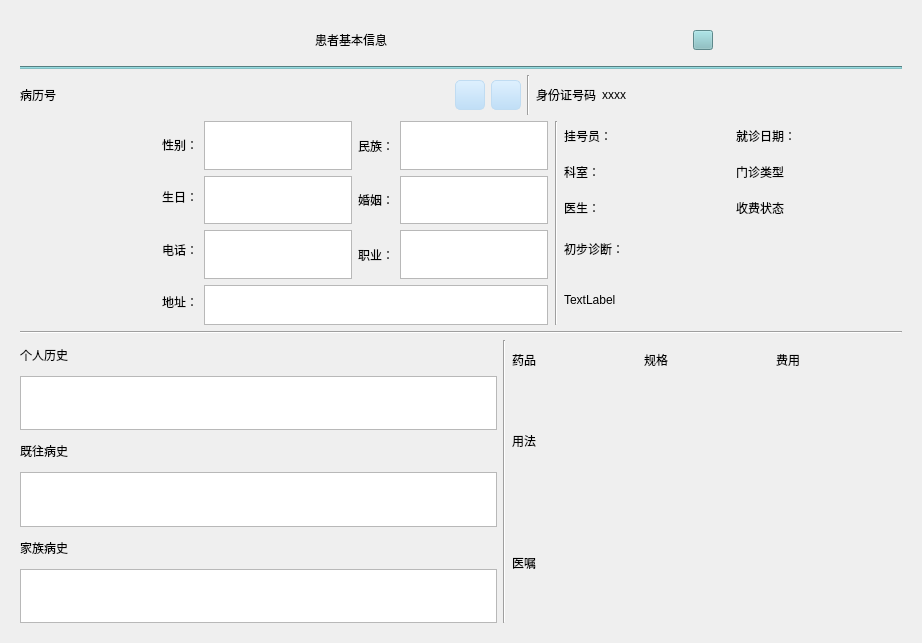
<?xml version="1.0" encoding="UTF-8"?>
<ui version="4.0">
 <class>informatiton_patient</class>
 <widget class="QWidget" name="informatiton_patient">
  <property name="geometry">
   <rect>
    <x>0</x>
    <y>0</y>
    <width>922</width>
    <height>643</height>
   </rect>
  </property>
  <property name="minimumSize">
   <size>
    <width>0</width>
    <height>0</height>
   </size>
  </property>
  <property name="windowTitle">
   <string>Form</string>
  </property>
  <property name="styleSheet">
   <string notr="true"/>
  </property>
  <layout class="QGridLayout" name="gridLayout_3">
   <item row="0" column="0">
    <widget class="QWidget" name="widget" native="true">
     <property name="minimumSize">
      <size>
       <width>0</width>
       <height>0</height>
      </size>
     </property>
     <property name="styleSheet">
      <string notr="true">QWidget#widget{border-image: url(:/image/Login_BG.png);border-radius:15px;}
</string>
     </property>
     <layout class="QGridLayout" name="gridLayout">
      <item row="0" column="0">
       <layout class="QVBoxLayout" name="verticalLayout_10">
        <item>
         <layout class="QHBoxLayout" name="horizontalLayout_6">
          <item>
           <widget class="QLabel" name="logo">
            <property name="minimumSize">
             <size>
              <width>100</width>
              <height>40</height>
             </size>
            </property>
            <property name="maximumSize">
             <size>
              <width>150</width>
              <height>40</height>
             </size>
            </property>
            <property name="autoFillBackground">
             <bool>false</bool>
            </property>
            <property name="styleSheet">
             <string notr="true">
background-image: url(:/image/life_ring2.png);</string>
            </property>
            <property name="text">
             <string/>
            </property>
            <property name="pixmap">
             <pixmap resource="../../../LoginSystem/rec.qrc">:/image/life_ring2.png</pixmap>
            </property>
            <property name="scaledContents">
             <bool>true</bool>
            </property>
           </widget>
          </item>
          <item>
           <spacer name="horizontalSpacer_3">
            <property name="orientation">
             <enum>Qt::Horizontal</enum>
            </property>
            <property name="sizeHint" stdset="0">
             <size>
              <width>180</width>
              <height>20</height>
             </size>
            </property>
           </spacer>
          </item>
          <item>
           <widget class="QLabel" name="name">
            <property name="styleSheet">
             <string notr="true">font: 16pt &quot;百度综艺简体&quot;;</string>
            </property>
            <property name="text">
             <string>患者基本信息</string>
            </property>
           </widget>
          </item>
          <item>
           <spacer name="horizontalSpacer_4">
            <property name="orientation">
             <enum>Qt::Horizontal</enum>
            </property>
            <property name="sizeHint" stdset="0">
             <size>
              <width>300</width>
              <height>20</height>
             </size>
            </property>
           </spacer>
          </item>
          <item>
           <widget class="QPushButton" name="Del_Btn_close">
            <property name="sizePolicy">
             <sizepolicy hsizetype="Fixed" vsizetype="Fixed">
              <horstretch>0</horstretch>
              <verstretch>0</verstretch>
             </sizepolicy>
            </property>
            <property name="minimumSize">
             <size>
              <width>20</width>
              <height>20</height>
             </size>
            </property>
            <property name="maximumSize">
             <size>
              <width>20</width>
              <height>20</height>
             </size>
            </property>
            <property name="autoFillBackground">
             <bool>false</bool>
            </property>
            <property name="styleSheet">
             <string notr="true">
background-color:rgb(131,191,195);</string>
            </property>
            <property name="text">
             <string/>
            </property>
            <property name="icon">
             <iconset resource="../../../LoginSystem/rec.qrc">
              <normaloff>:/image/btn_Max_hover.png</normaloff>:/image/btn_Max_hover.png</iconset>
            </property>
           </widget>
          </item>
          <item>
           <spacer name="horizontalSpacer_5">
            <property name="orientation">
             <enum>Qt::Horizontal</enum>
            </property>
            <property name="sizeHint" stdset="0">
             <size>
              <width>10</width>
              <height>20</height>
             </size>
            </property>
           </spacer>
          </item>
         </layout>
        </item>
        <item>
         <widget class="Line" name="line_5">
          <property name="styleSheet">
           <string notr="true">background-color:rgb(131,191,195);</string>
          </property>
          <property name="orientation">
           <enum>Qt::Horizontal</enum>
          </property>
         </widget>
        </item>
        <item>
         <layout class="QGridLayout" name="gridLayout_2">
          <item row="0" column="5">
           <widget class="QPushButton" name="modify">
            <property name="minimumSize">
             <size>
              <width>30</width>
              <height>27</height>
             </size>
            </property>
            <property name="maximumSize">
             <size>
              <width>30</width>
              <height>30</height>
             </size>
            </property>
            <property name="styleSheet">
             <string notr="true">
QPushButton,.QToolButton{
border-style:none;
border:1px solid #C0DCF2;
color: rgb(30, 144, 225);
padding:5px;
min-height:15px;
border-radius:5px;
background:qlineargradient(spread:pad,x1:0,y1:0,x2:0,y2:1,stop:0 #DEF0FE,stop:1 #C0DEF6);
font: 10pt &quot;迷你简行楷碑&quot;;
}

QPushButton:hover,.QToolButton:hover{
background:qlineargradient(spread:pad,x1:0,y1:0,x2:0,y2:1,stop:0 #F2F9FF,stop:1 #DAEFFF);
}

QPushButton:pressed,.QToolButton:pressed{
background:qlineargradient(spread:pad,x1:0,y1:0,x2:0,y2:1,stop:0 #DEF0FE,stop:1 #C0DEF6);
}</string>
            </property>
            <property name="text">
             <string/>
            </property>
            <property name="icon">
             <iconset resource="../../../LoginSystem/rec.qrc">
              <normaloff>:/image/RegisterSuccess.png</normaloff>:/image/RegisterSuccess.png</iconset>
            </property>
            <property name="iconSize">
             <size>
              <width>20</width>
              <height>20</height>
             </size>
            </property>
           </widget>
          </item>
          <item row="0" column="1">
           <spacer name="horizontalSpacer_8">
            <property name="orientation">
             <enum>Qt::Horizontal</enum>
            </property>
            <property name="sizeHint" stdset="0">
             <size>
              <width>13</width>
              <height>20</height>
             </size>
            </property>
           </spacer>
          </item>
          <item row="0" column="0">
           <widget class="QLabel" name="label_7">
            <property name="styleSheet">
             <string notr="true">font: 12pt &quot;百度综艺简体&quot;;</string>
            </property>
            <property name="text">
             <string>病历号</string>
            </property>
           </widget>
          </item>
          <item row="0" column="2">
           <widget class="QLabel" name="patient_id">
            <property name="minimumSize">
             <size>
              <width>150</width>
              <height>0</height>
             </size>
            </property>
            <property name="styleSheet">
             <string notr="true">color: rgb(0, 0, 0);</string>
            </property>
            <property name="text">
             <string/>
            </property>
           </widget>
          </item>
          <item row="0" column="3">
           <spacer name="horizontalSpacer_7">
            <property name="orientation">
             <enum>Qt::Horizontal</enum>
            </property>
            <property name="sizeHint" stdset="0">
             <size>
              <width>200</width>
              <height>20</height>
             </size>
            </property>
           </spacer>
          </item>
          <item row="0" column="6">
           <widget class="Line" name="line_2">
            <property name="orientation">
             <enum>Qt::Vertical</enum>
            </property>
           </widget>
          </item>
          <item row="0" column="4">
           <widget class="QPushButton" name="camera_modify">
            <property name="minimumSize">
             <size>
              <width>30</width>
              <height>27</height>
             </size>
            </property>
            <property name="maximumSize">
             <size>
              <width>30</width>
              <height>30</height>
             </size>
            </property>
            <property name="styleSheet">
             <string notr="true">
QPushButton,.QToolButton{
border-style:none;
border:1px solid #C0DCF2;
color: rgb(30, 144, 225);
padding:5px;
min-height:15px;
border-radius:5px;
background:qlineargradient(spread:pad,x1:0,y1:0,x2:0,y2:1,stop:0 #DEF0FE,stop:1 #C0DEF6);
font: 10pt &quot;迷你简行楷碑&quot;;
}

QPushButton:hover,.QToolButton:hover{
background:qlineargradient(spread:pad,x1:0,y1:0,x2:0,y2:1,stop:0 #F2F9FF,stop:1 #DAEFFF);
}

QPushButton:pressed,.QToolButton:pressed{
background:qlineargradient(spread:pad,x1:0,y1:0,x2:0,y2:1,stop:0 #DEF0FE,stop:1 #C0DEF6);
}</string>
            </property>
            <property name="text">
             <string/>
            </property>
            <property name="icon">
             <iconset resource="../../../res.qrc">
              <normaloff>:/res/res/patient_information/camera.png</normaloff>:/res/res/patient_information/camera.png</iconset>
            </property>
            <property name="iconSize">
             <size>
              <width>30</width>
              <height>30</height>
             </size>
            </property>
           </widget>
          </item>
          <item row="0" column="8">
           <widget class="QLabel" name="id_card_text">
            <property name="minimumSize">
             <size>
              <width>300</width>
              <height>0</height>
             </size>
            </property>
            <property name="styleSheet">
             <string notr="true">color: rgb(0, 0, 0);</string>
            </property>
            <property name="text">
             <string>xxxx</string>
            </property>
           </widget>
          </item>
          <item row="0" column="7">
           <widget class="QLabel" name="id_card">
            <property name="minimumSize">
             <size>
              <width>0</width>
              <height>40</height>
             </size>
            </property>
            <property name="maximumSize">
             <size>
              <width>60</width>
              <height>50</height>
             </size>
            </property>
            <property name="styleSheet">
             <string notr="true">font: 12pt &quot;百度综艺简体&quot;;</string>
            </property>
            <property name="text">
             <string>身份证号码：</string>
            </property>
           </widget>
          </item>
         </layout>
        </item>
        <item>
         <layout class="QHBoxLayout" name="horizontalLayout_10">
          <item>
           <spacer name="horizontalSpacer_2">
            <property name="orientation">
             <enum>Qt::Horizontal</enum>
            </property>
            <property name="sizeHint" stdset="0">
             <size>
              <width>40</width>
              <height>20</height>
             </size>
            </property>
           </spacer>
          </item>
          <item>
           <layout class="QHBoxLayout" name="horizontalLayout_3">
            <item>
             <layout class="QVBoxLayout" name="verticalLayout_6">
              <item>
               <widget class="QLabel" name="Photo">
                <property name="minimumSize">
                 <size>
                  <width>100</width>
                  <height>0</height>
                 </size>
                </property>
                <property name="maximumSize">
                 <size>
                  <width>100</width>
                  <height>160</height>
                 </size>
                </property>
                <property name="text">
                 <string/>
                </property>
                <property name="scaledContents">
                 <bool>true</bool>
                </property>
               </widget>
              </item>
              <item>
               <widget class="QLabel" name="name_id">
                <property name="maximumSize">
                 <size>
                  <width>16777215</width>
                  <height>50</height>
                 </size>
                </property>
                <property name="styleSheet">
                 <string notr="true">font: 12pt &quot;百度综艺简体&quot;;
</string>
                </property>
                <property name="text">
                 <string/>
                </property>
               </widget>
              </item>
             </layout>
            </item>
            <item>
             <spacer name="horizontalSpacer_6">
              <property name="orientation">
               <enum>Qt::Horizontal</enum>
              </property>
              <property name="sizeHint" stdset="0">
               <size>
                <width>10</width>
                <height>20</height>
               </size>
              </property>
             </spacer>
            </item>
            <item>
             <layout class="QHBoxLayout" name="horizontalLayout_2">
              <item>
               <layout class="QVBoxLayout" name="verticalLayout">
                <item>
                 <widget class="QLabel" name="sex">
                  <property name="minimumSize">
                   <size>
                    <width>0</width>
                    <height>40</height>
                   </size>
                  </property>
                  <property name="maximumSize">
                   <size>
                    <width>60</width>
                    <height>50</height>
                   </size>
                  </property>
                  <property name="styleSheet">
                   <string notr="true">font: 10pt &quot;百度综艺简体&quot;;
</string>
                  </property>
                  <property name="text">
                   <string>性别：</string>
                  </property>
                 </widget>
                </item>
                <item>
                 <widget class="QLabel" name="birthdata">
                  <property name="minimumSize">
                   <size>
                    <width>0</width>
                    <height>40</height>
                   </size>
                  </property>
                  <property name="maximumSize">
                   <size>
                    <width>60</width>
                    <height>50</height>
                   </size>
                  </property>
                  <property name="styleSheet">
                   <string notr="true">font: 10pt &quot;百度综艺简体&quot;;
</string>
                  </property>
                  <property name="text">
                   <string>生日：</string>
                  </property>
                 </widget>
                </item>
                <item>
                 <widget class="QLabel" name="phone">
                  <property name="minimumSize">
                   <size>
                    <width>0</width>
                    <height>40</height>
                   </size>
                  </property>
                  <property name="maximumSize">
                   <size>
                    <width>60</width>
                    <height>50</height>
                   </size>
                  </property>
                  <property name="styleSheet">
                   <string notr="true">font: 10pt &quot;百度综艺简体&quot;;
</string>
                  </property>
                  <property name="text">
                   <string>电话：</string>
                  </property>
                 </widget>
                </item>
                <item>
                 <widget class="QLabel" name="address">
                  <property name="minimumSize">
                   <size>
                    <width>0</width>
                    <height>40</height>
                   </size>
                  </property>
                  <property name="maximumSize">
                   <size>
                    <width>60</width>
                    <height>50</height>
                   </size>
                  </property>
                  <property name="styleSheet">
                   <string notr="true">font: 10pt &quot;百度综艺简体&quot;;
</string>
                  </property>
                  <property name="text">
                   <string>地址：</string>
                  </property>
                 </widget>
                </item>
               </layout>
              </item>
              <item>
               <layout class="QVBoxLayout" name="verticalLayout_5">
                <item>
                 <layout class="QHBoxLayout" name="horizontalLayout">
                  <item>
                   <layout class="QVBoxLayout" name="verticalLayout_4">
                    <item>
                     <widget class="QTextEdit" name="textEdit_sex">
                      <property name="minimumSize">
                       <size>
                        <width>79</width>
                        <height>40</height>
                       </size>
                      </property>
                      <property name="maximumSize">
                       <size>
                        <width>150</width>
                        <height>50</height>
                       </size>
                      </property>
                      <property name="styleSheet">
                       <string notr="true">font: 10pt &quot;百度综艺简体&quot;;</string>
                      </property>
                     </widget>
                    </item>
                    <item>
                     <widget class="QTextEdit" name="textEdit_brith">
                      <property name="minimumSize">
                       <size>
                        <width>79</width>
                        <height>40</height>
                       </size>
                      </property>
                      <property name="maximumSize">
                       <size>
                        <width>150</width>
                        <height>50</height>
                       </size>
                      </property>
                      <property name="styleSheet">
                       <string notr="true">font: 10pt &quot;百度综艺简体&quot;;</string>
                      </property>
                     </widget>
                    </item>
                    <item>
                     <widget class="QTextEdit" name="textEdit_telephone">
                      <property name="minimumSize">
                       <size>
                        <width>79</width>
                        <height>40</height>
                       </size>
                      </property>
                      <property name="maximumSize">
                       <size>
                        <width>150</width>
                        <height>50</height>
                       </size>
                      </property>
                      <property name="styleSheet">
                       <string notr="true">font: 10pt &quot;百度综艺简体&quot;;</string>
                      </property>
                     </widget>
                    </item>
                   </layout>
                  </item>
                  <item>
                   <layout class="QVBoxLayout" name="verticalLayout_2">
                    <item>
                     <widget class="QLabel" name="nationality">
                      <property name="minimumSize">
                       <size>
                        <width>0</width>
                        <height>40</height>
                       </size>
                      </property>
                      <property name="maximumSize">
                       <size>
                        <width>60</width>
                        <height>50</height>
                       </size>
                      </property>
                      <property name="styleSheet">
                       <string notr="true">font: 10pt &quot;百度综艺简体&quot;;
</string>
                      </property>
                      <property name="text">
                       <string>民族：</string>
                      </property>
                     </widget>
                    </item>
                    <item>
                     <widget class="QLabel" name="photo_3">
                      <property name="minimumSize">
                       <size>
                        <width>0</width>
                        <height>40</height>
                       </size>
                      </property>
                      <property name="maximumSize">
                       <size>
                        <width>60</width>
                        <height>50</height>
                       </size>
                      </property>
                      <property name="styleSheet">
                       <string notr="true">font: 10pt &quot;百度综艺简体&quot;;
</string>
                      </property>
                      <property name="text">
                       <string>婚姻：</string>
                      </property>
                     </widget>
                    </item>
                    <item>
                     <widget class="QLabel" name="photo_2">
                      <property name="minimumSize">
                       <size>
                        <width>0</width>
                        <height>40</height>
                       </size>
                      </property>
                      <property name="maximumSize">
                       <size>
                        <width>60</width>
                        <height>50</height>
                       </size>
                      </property>
                      <property name="styleSheet">
                       <string notr="true">font: 10pt &quot;百度综艺简体&quot;;
</string>
                      </property>
                      <property name="text">
                       <string>职业：</string>
                      </property>
                     </widget>
                    </item>
                   </layout>
                  </item>
                  <item>
                   <layout class="QVBoxLayout" name="verticalLayout_3">
                    <item>
                     <widget class="QTextEdit" name="textEdit_nationality">
                      <property name="minimumSize">
                       <size>
                        <width>79</width>
                        <height>40</height>
                       </size>
                      </property>
                      <property name="maximumSize">
                       <size>
                        <width>150</width>
                        <height>50</height>
                       </size>
                      </property>
                      <property name="styleSheet">
                       <string notr="true">font: 10pt &quot;百度综艺简体&quot;;</string>
                      </property>
                     </widget>
                    </item>
                    <item>
                     <widget class="QTextEdit" name="textEdit_maritalStatus">
                      <property name="minimumSize">
                       <size>
                        <width>79</width>
                        <height>40</height>
                       </size>
                      </property>
                      <property name="maximumSize">
                       <size>
                        <width>150</width>
                        <height>50</height>
                       </size>
                      </property>
                      <property name="styleSheet">
                       <string notr="true">font: 10pt &quot;百度综艺简体&quot;;</string>
                      </property>
                     </widget>
                    </item>
                    <item>
                     <widget class="QTextEdit" name="textEdit_career">
                      <property name="minimumSize">
                       <size>
                        <width>79</width>
                        <height>40</height>
                       </size>
                      </property>
                      <property name="maximumSize">
                       <size>
                        <width>150</width>
                        <height>50</height>
                       </size>
                      </property>
                      <property name="styleSheet">
                       <string notr="true">font: 10pt &quot;百度综艺简体&quot;;</string>
                      </property>
                     </widget>
                    </item>
                   </layout>
                  </item>
                 </layout>
                </item>
                <item>
                 <widget class="QTextEdit" name="textEdit_address">
                  <property name="maximumSize">
                   <size>
                    <width>16777215</width>
                    <height>40</height>
                   </size>
                  </property>
                  <property name="styleSheet">
                   <string notr="true">font: 10pt &quot;百度综艺简体&quot;;</string>
                  </property>
                 </widget>
                </item>
               </layout>
              </item>
             </layout>
            </item>
           </layout>
          </item>
          <item>
           <spacer name="horizontalSpacer">
            <property name="orientation">
             <enum>Qt::Horizontal</enum>
            </property>
            <property name="sizeHint" stdset="0">
             <size>
              <width>10</width>
              <height>20</height>
             </size>
            </property>
           </spacer>
          </item>
          <item>
           <widget class="Line" name="line_3">
            <property name="orientation">
             <enum>Qt::Vertical</enum>
            </property>
           </widget>
          </item>
          <item>
           <layout class="QVBoxLayout" name="verticalLayout_7">
            <item>
             <layout class="QHBoxLayout" name="horizontalLayout_13">
              <item>
               <widget class="QLabel" name="label_15">
                <property name="minimumSize">
                 <size>
                  <width>80</width>
                  <height>30</height>
                 </size>
                </property>
                <property name="styleSheet">
                 <string notr="true">
font: 10pt &quot;百度综艺简体&quot;;
</string>
                </property>
                <property name="text">
                 <string>挂号员：</string>
                </property>
               </widget>
              </item>
              <item>
               <widget class="QLabel" name="Registra_name">
                <property name="minimumSize">
                 <size>
                  <width>80</width>
                  <height>30</height>
                 </size>
                </property>
                <property name="styleSheet">
                 <string notr="true">font: 10pt &quot;百度综艺简体&quot;;
color: rgb(0, 0, 0);</string>
                </property>
                <property name="text">
                 <string/>
                </property>
               </widget>
              </item>
              <item>
               <widget class="QLabel" name="data">
                <property name="minimumSize">
                 <size>
                  <width>80</width>
                  <height>30</height>
                 </size>
                </property>
                <property name="maximumSize">
                 <size>
                  <width>60</width>
                  <height>50</height>
                 </size>
                </property>
                <property name="styleSheet">
                 <string notr="true">
font: 10pt &quot;百度综艺简体&quot;;
</string>
                </property>
                <property name="text">
                 <string>就诊日期：</string>
                </property>
               </widget>
              </item>
              <item>
               <widget class="QLabel" name="data_Outpatient_2">
                <property name="minimumSize">
                 <size>
                  <width>80</width>
                  <height>30</height>
                 </size>
                </property>
                <property name="styleSheet">
                 <string notr="true">font: 10pt &quot;百度综艺简体&quot;;color: rgb(0, 0, 0);</string>
                </property>
                <property name="text">
                 <string/>
                </property>
               </widget>
              </item>
             </layout>
            </item>
            <item>
             <layout class="QHBoxLayout" name="horizontalLayout_4">
              <item>
               <widget class="QLabel" name="Outpatient">
                <property name="minimumSize">
                 <size>
                  <width>80</width>
                  <height>30</height>
                 </size>
                </property>
                <property name="maximumSize">
                 <size>
                  <width>60</width>
                  <height>50</height>
                 </size>
                </property>
                <property name="styleSheet">
                 <string notr="true">
font: 10pt &quot;百度综艺简体&quot;;
</string>
                </property>
                <property name="text">
                 <string>科室：</string>
                </property>
               </widget>
              </item>
              <item>
               <widget class="QLabel" name="Outpatient_class">
                <property name="minimumSize">
                 <size>
                  <width>80</width>
                  <height>30</height>
                 </size>
                </property>
                <property name="styleSheet">
                 <string notr="true">color: rgb(0, 0, 0);font: 10pt &quot;百度综艺简体&quot;;</string>
                </property>
                <property name="text">
                 <string/>
                </property>
               </widget>
              </item>
              <item>
               <widget class="QLabel" name="label_12">
                <property name="minimumSize">
                 <size>
                  <width>80</width>
                  <height>30</height>
                 </size>
                </property>
                <property name="maximumSize">
                 <size>
                  <width>60</width>
                  <height>50</height>
                 </size>
                </property>
                <property name="styleSheet">
                 <string notr="true">
font: 10pt &quot;百度综艺简体&quot;;
</string>
                </property>
                <property name="text">
                 <string>门诊类型</string>
                </property>
               </widget>
              </item>
              <item>
               <widget class="QLabel" name="Outpatient_style">
                <property name="minimumSize">
                 <size>
                  <width>80</width>
                  <height>30</height>
                 </size>
                </property>
                <property name="styleSheet">
                 <string notr="true">color: rgb(0, 0, 0);font: 10pt &quot;百度综艺简体&quot;;</string>
                </property>
                <property name="text">
                 <string/>
                </property>
               </widget>
              </item>
             </layout>
            </item>
            <item>
             <layout class="QHBoxLayout" name="horizontalLayout_12">
              <item>
               <widget class="QLabel" name="label_10">
                <property name="minimumSize">
                 <size>
                  <width>80</width>
                  <height>30</height>
                 </size>
                </property>
                <property name="maximumSize">
                 <size>
                  <width>60</width>
                  <height>50</height>
                 </size>
                </property>
                <property name="styleSheet">
                 <string notr="true">
font: 10pt &quot;百度综艺简体&quot;;
</string>
                </property>
                <property name="text">
                 <string>医生：</string>
                </property>
               </widget>
              </item>
              <item>
               <widget class="QLabel" name="doctor_name">
                <property name="minimumSize">
                 <size>
                  <width>80</width>
                  <height>30</height>
                 </size>
                </property>
                <property name="styleSheet">
                 <string notr="true">color: rgb(0, 0, 0);font: 10pt &quot;百度综艺简体&quot;;</string>
                </property>
                <property name="text">
                 <string/>
                </property>
               </widget>
              </item>
              <item>
               <widget class="QLabel" name="label_13">
                <property name="minimumSize">
                 <size>
                  <width>80</width>
                  <height>30</height>
                 </size>
                </property>
                <property name="styleSheet">
                 <string notr="true">
font: 10pt &quot;百度综艺简体&quot;;
</string>
                </property>
                <property name="text">
                 <string>收费状态</string>
                </property>
               </widget>
              </item>
              <item>
               <widget class="QLabel" name="chargeStatus">
                <property name="minimumSize">
                 <size>
                  <width>80</width>
                  <height>30</height>
                 </size>
                </property>
                <property name="styleSheet">
                 <string notr="true">color: rgb(0, 0, 0);font: 10pt &quot;百度综艺简体&quot;;</string>
                </property>
                <property name="text">
                 <string/>
                </property>
               </widget>
              </item>
             </layout>
            </item>
            <item>
             <widget class="QLabel" name="first_visit">
              <property name="minimumSize">
               <size>
                <width>80</width>
                <height>40</height>
               </size>
              </property>
              <property name="maximumSize">
               <size>
                <width>60</width>
                <height>40</height>
               </size>
              </property>
              <property name="styleSheet">
               <string notr="true">
font: 10pt &quot;百度综艺简体&quot;;
</string>
              </property>
              <property name="text">
               <string>初步诊断：</string>
              </property>
             </widget>
            </item>
            <item>
             <widget class="QLabel" name="diagnosisResult_result">
              <property name="minimumSize">
               <size>
                <width>0</width>
                <height>50</height>
               </size>
              </property>
              <property name="styleSheet">
               <string notr="true">font: 10pt &quot;百度综艺简体&quot;;color: rgb(0, 0, 0);</string>
              </property>
              <property name="text">
               <string>TextLabel</string>
              </property>
             </widget>
            </item>
           </layout>
          </item>
         </layout>
        </item>
        <item>
         <widget class="Line" name="line">
          <property name="orientation">
           <enum>Qt::Horizontal</enum>
          </property>
         </widget>
        </item>
        <item>
         <layout class="QHBoxLayout" name="horizontalLayout_11">
          <item>
           <layout class="QVBoxLayout" name="verticalLayout_9">
            <item>
             <widget class="QLabel" name="photo_4">
              <property name="minimumSize">
               <size>
                <width>80</width>
                <height>30</height>
               </size>
              </property>
              <property name="maximumSize">
               <size>
                <width>60</width>
                <height>30</height>
               </size>
              </property>
              <property name="styleSheet">
               <string notr="true">font: 10pt &quot;百度综艺简体&quot;;
</string>
              </property>
              <property name="text">
               <string>个人历史</string>
              </property>
             </widget>
            </item>
            <item>
             <widget class="QTextEdit" name="textEdit_personalHistory">
              <property name="minimumSize">
               <size>
                <width>400</width>
                <height>50</height>
               </size>
              </property>
              <property name="styleSheet">
               <string notr="true">font: 10pt &quot;百度综艺简体&quot;;</string>
              </property>
             </widget>
            </item>
            <item>
             <widget class="QLabel" name="photo_5">
              <property name="minimumSize">
               <size>
                <width>80</width>
                <height>30</height>
               </size>
              </property>
              <property name="maximumSize">
               <size>
                <width>60</width>
                <height>30</height>
               </size>
              </property>
              <property name="styleSheet">
               <string notr="true">
font: 10pt &quot;百度综艺简体&quot;;
</string>
              </property>
              <property name="text">
               <string>既往病史</string>
              </property>
             </widget>
            </item>
            <item>
             <widget class="QTextEdit" name="textEdit_pastHistory">
              <property name="minimumSize">
               <size>
                <width>400</width>
                <height>50</height>
               </size>
              </property>
              <property name="styleSheet">
               <string notr="true">font: 10pt &quot;百度综艺简体&quot;;</string>
              </property>
             </widget>
            </item>
            <item>
             <widget class="QLabel" name="photo_6">
              <property name="minimumSize">
               <size>
                <width>80</width>
                <height>30</height>
               </size>
              </property>
              <property name="maximumSize">
               <size>
                <width>60</width>
                <height>30</height>
               </size>
              </property>
              <property name="styleSheet">
               <string notr="true">font: 10pt &quot;百度综艺简体&quot;;
</string>
              </property>
              <property name="text">
               <string>家族病史</string>
              </property>
             </widget>
            </item>
            <item>
             <widget class="QTextEdit" name="textEdit_familyHistory">
              <property name="minimumSize">
               <size>
                <width>400</width>
                <height>50</height>
               </size>
              </property>
              <property name="styleSheet">
               <string notr="true">font: 10pt &quot;百度综艺简体&quot;;</string>
              </property>
             </widget>
            </item>
           </layout>
          </item>
          <item>
           <widget class="Line" name="line_4">
            <property name="orientation">
             <enum>Qt::Vertical</enum>
            </property>
           </widget>
          </item>
          <item>
           <layout class="QVBoxLayout" name="verticalLayout_8">
            <item>
             <layout class="QHBoxLayout" name="horizontalLayout_7">
              <item>
               <widget class="QLabel" name="first_visit_2">
                <property name="minimumSize">
                 <size>
                  <width>50</width>
                  <height>40</height>
                 </size>
                </property>
                <property name="maximumSize">
                 <size>
                  <width>60</width>
                  <height>40</height>
                 </size>
                </property>
                <property name="styleSheet">
                 <string notr="true">
font: 10pt &quot;百度综艺简体&quot;;
</string>
                </property>
                <property name="text">
                 <string>药品</string>
                </property>
               </widget>
              </item>
              <item>
               <widget class="QLabel" name="label">
                <property name="minimumSize">
                 <size>
                  <width>70</width>
                  <height>0</height>
                 </size>
                </property>
                <property name="styleSheet">
                 <string notr="true">color: rgb(0, 0, 0);font: 10pt &quot;百度综艺简体&quot;;</string>
                </property>
                <property name="text">
                 <string/>
                </property>
               </widget>
              </item>
              <item>
               <widget class="QLabel" name="first_visit_3">
                <property name="minimumSize">
                 <size>
                  <width>50</width>
                  <height>40</height>
                 </size>
                </property>
                <property name="maximumSize">
                 <size>
                  <width>60</width>
                  <height>40</height>
                 </size>
                </property>
                <property name="styleSheet">
                 <string notr="true">
font: 10pt &quot;百度综艺简体&quot;;
</string>
                </property>
                <property name="text">
                 <string>规格</string>
                </property>
               </widget>
              </item>
              <item>
               <widget class="QLabel" name="label_6">
                <property name="minimumSize">
                 <size>
                  <width>70</width>
                  <height>0</height>
                 </size>
                </property>
                <property name="styleSheet">
                 <string notr="true">color: rgb(0, 0, 0);font: 10pt &quot;百度综艺简体&quot;;</string>
                </property>
                <property name="text">
                 <string/>
                </property>
               </widget>
              </item>
              <item>
               <widget class="QLabel" name="label_2">
                <property name="minimumSize">
                 <size>
                  <width>50</width>
                  <height>40</height>
                 </size>
                </property>
                <property name="styleSheet">
                 <string notr="true">
font: 10pt &quot;百度综艺简体&quot;;
</string>
                </property>
                <property name="text">
                 <string>费用</string>
                </property>
               </widget>
              </item>
              <item>
               <widget class="QLabel" name="drugcost">
                <property name="minimumSize">
                 <size>
                  <width>70</width>
                  <height>0</height>
                 </size>
                </property>
                <property name="styleSheet">
                 <string notr="true">color: rgb(0, 0, 0);font: 10pt &quot;百度综艺简体&quot;;</string>
                </property>
                <property name="text">
                 <string/>
                </property>
               </widget>
              </item>
             </layout>
            </item>
            <item>
             <spacer name="verticalSpacer_3">
              <property name="orientation">
               <enum>Qt::Vertical</enum>
              </property>
              <property name="sizeHint" stdset="0">
               <size>
                <width>20</width>
                <height>40</height>
               </size>
              </property>
             </spacer>
            </item>
            <item>
             <layout class="QHBoxLayout" name="horizontalLayout_8">
              <item>
               <widget class="QLabel" name="first_visit_4">
                <property name="minimumSize">
                 <size>
                  <width>50</width>
                  <height>40</height>
                 </size>
                </property>
                <property name="maximumSize">
                 <size>
                  <width>60</width>
                  <height>40</height>
                 </size>
                </property>
                <property name="styleSheet">
                 <string notr="true">
font: 10pt &quot;百度综艺简体&quot;;
</string>
                </property>
                <property name="text">
                 <string>用法</string>
                </property>
               </widget>
              </item>
              <item>
               <widget class="QLabel" name="label_8">
                <property name="styleSheet">
                 <string notr="true">color: rgb(0, 0, 0);font: 10pt &quot;百度综艺简体&quot;;</string>
                </property>
                <property name="text">
                 <string/>
                </property>
               </widget>
              </item>
             </layout>
            </item>
            <item>
             <spacer name="verticalSpacer_4">
              <property name="orientation">
               <enum>Qt::Vertical</enum>
              </property>
              <property name="sizeHint" stdset="0">
               <size>
                <width>20</width>
                <height>40</height>
               </size>
              </property>
             </spacer>
            </item>
            <item>
             <layout class="QHBoxLayout" name="horizontalLayout_9">
              <item>
               <widget class="QLabel" name="first_visit_5">
                <property name="minimumSize">
                 <size>
                  <width>50</width>
                  <height>40</height>
                 </size>
                </property>
                <property name="maximumSize">
                 <size>
                  <width>60</width>
                  <height>50</height>
                 </size>
                </property>
                <property name="styleSheet">
                 <string notr="true">
font: 10pt &quot;百度综艺简体&quot;;
</string>
                </property>
                <property name="text">
                 <string>医嘱</string>
                </property>
               </widget>
              </item>
              <item>
               <widget class="QLabel" name="medicalOrder_text">
                <property name="minimumSize">
                 <size>
                  <width>0</width>
                  <height>120</height>
                 </size>
                </property>
                <property name="styleSheet">
                 <string notr="true">color: rgb(0, 0, 0);font: 10pt &quot;百度综艺简体&quot;;</string>
                </property>
                <property name="text">
                 <string/>
                </property>
               </widget>
              </item>
             </layout>
            </item>
           </layout>
          </item>
         </layout>
        </item>
       </layout>
      </item>
     </layout>
    </widget>
   </item>
  </layout>
 </widget>
 <resources>
  <include location="../../../res.qrc"/>
  <include location="../../../LoginSystem/rec.qrc"/>
 </resources>
 <connections/>
</ui>
